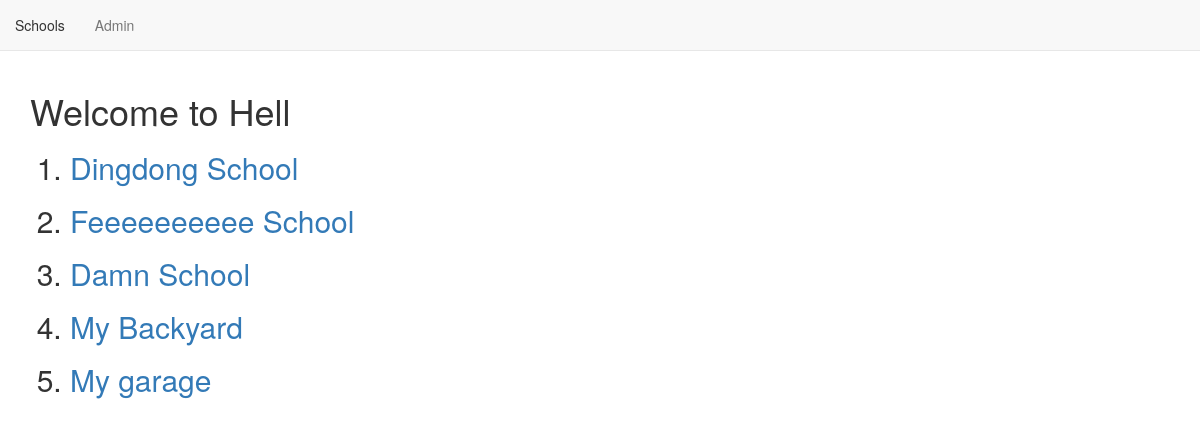
Page /basic/ on the committed database.
### basic/models.py (models this page shows, shortened)
class School(models.Model):
    name = models.CharField(max_length = 20)
    location = models.CharField(max_length = 50)
    principal = models.CharField(max_length = 20)

### basic/views.py (the view)
class SchoolListViews(ListView):
    context_object_name = 'schools'
    model = models.School
    template_name = "basic_app/school_list.html"

### basic/templates/basic_app/school_list.html
{% extends "basic_app/basic_app_base.html" %}
{% block body_block %}
<h1>Welcome to Hell</h1>
<ol>
    {% for school in schools %}
        <h2><li><a href="{{school.id}}">{{school.name}}</a></li></h2>
    {% endfor %}
</ol>
{% endblock %}

### rows in the picture
School: name "Dingdong School"
School: name "Feeeeeeeeee School"
School: name "Damn School"
School: name "My Backyard"
School: name "My garage"
